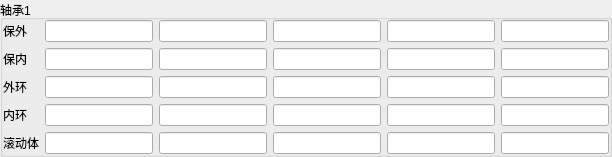
    <widget class="QGroupBox" name="group_bearing1">
     <property name="title">
      <string>轴承1</string>
     </property>
     <layout class="QGridLayout" name="gridLayout_4">
      <property name="leftMargin">
       <number>0</number>
      </property>
      <property name="topMargin">
       <number>0</number>
      </property>
      <property name="rightMargin">
       <number>0</number>
      </property>
      <property name="bottomMargin">
       <number>0</number>
      </property>
      <item row="0" column="0">
       <widget class="QLabel" name="lab_baowai">
        <property name="sizePolicy">
         <sizepolicy hsizetype="Fixed" vsizetype="Fixed">
          <horstretch>0</horstretch>
          <verstretch>0</verstretch>
         </sizepolicy>
        </property>
        <property name="text">
         <string>保外</string>
        </property>
       </widget>
      </item>
      <item row="0" column="1">
       <widget class="QLineEdit" name="txt_baowai1jie">
        <property name="sizePolicy">
         <sizepolicy hsizetype="Preferred" vsizetype="Fixed">
          <horstretch>0</horstretch>
          <verstretch>0</verstretch>
         </sizepolicy>
        </property>
       </widget>
      </item>
      <item row="0" column="2">
       <widget class="QLineEdit" name="txt_baowai2jie">
        <property name="sizePolicy">
         <sizepolicy hsizetype="Preferred" vsizetype="Fixed">
          <horstretch>0</horstretch>
          <verstretch>0</verstretch>
         </sizepolicy>
        </property>
       </widget>
      </item>
      <item row="0" column="3">
       <widget class="QLineEdit" name="txt_baowai3jie">
        <property name="sizePolicy">
         <sizepolicy hsizetype="Preferred" vsizetype="Fixed">
          <horstretch>0</horstretch>
          <verstretch>0</verstretch>
         </sizepolicy>
        </property>
       </widget>
      </item>
      <item row="0" column="4">
       <widget class="QLineEdit" name="txt_baowai4jie">
        <property name="sizePolicy">
         <sizepolicy hsizetype="Preferred" vsizetype="Fixed">
          <horstretch>0</horstretch>
          <verstretch>0</verstretch>
         </sizepolicy>
        </property>
       </widget>
      </item>
      <item row="0" column="5">
       <widget class="QLineEdit" name="txt_baowai5jie">
        <property name="sizePolicy">
         <sizepolicy hsizetype="Preferred" vsizetype="Fixed">
          <horstretch>0</horstretch>
          <verstretch>0</verstretch>
         </sizepolicy>
        </property>
       </widget>
      </item>
      <item row="1" column="0">
       <widget class="QLabel" name="lab_baonei">
        <property name="sizePolicy">
         <sizepolicy hsizetype="Preferred" vsizetype="Fixed">
          <horstretch>0</horstretch>
          <verstretch>0</verstretch>
         </sizepolicy>
        </property>
        <property name="text">
         <string>保内</string>
        </property>
       </widget>
      </item>
      <item row="1" column="1">
       <widget class="QLineEdit" name="txt_baonei1jie">
        <property name="sizePolicy">
         <sizepolicy hsizetype="Preferred" vsizetype="Fixed">
          <horstretch>0</horstretch>
          <verstretch>0</verstretch>
         </sizepolicy>
        </property>
       </widget>
      </item>
      <item row="1" column="2">
       <widget class="QLineEdit" name="txt_baonei2jie">
        <property name="sizePolicy">
         <sizepolicy hsizetype="Preferred" vsizetype="Fixed">
          <horstretch>0</horstretch>
          <verstretch>0</verstretch>
         </sizepolicy>
        </property>
       </widget>
      </item>
      <item row="1" column="3">
       <widget class="QLineEdit" name="txt_baonei3jie">
        <property name="sizePolicy">
         <sizepolicy hsizetype="Preferred" vsizetype="Fixed">
          <horstretch>0</horstretch>
          <verstretch>0</verstretch>
         </sizepolicy>
        </property>
       </widget>
      </item>
      <item row="1" column="4">
       <widget class="QLineEdit" name="txt_baonei4jie">
        <property name="sizePolicy">
         <sizepolicy hsizetype="Preferred" vsizetype="Fixed">
          <horstretch>0</horstretch>
          <verstretch>0</verstretch>
         </sizepolicy>
        </property>
       </widget>
      </item>
      <item row="1" column="5">
       <widget class="QLineEdit" name="txt_baonei5jie">
        <property name="sizePolicy">
         <sizepolicy hsizetype="Preferred" vsizetype="Fixed">
          <horstretch>0</horstretch>
          <verstretch>0</verstretch>
         </sizepolicy>
        </property>
       </widget>
      </item>
      <item row="2" column="0">
       <widget class="QLabel" name="lab_waihuan">
        <property name="sizePolicy">
         <sizepolicy hsizetype="Preferred" vsizetype="Fixed">
          <horstretch>0</horstretch>
          <verstretch>0</verstretch>
         </sizepolicy>
        </property>
        <property name="text">
         <string>外环</string>
        </property>
       </widget>
      </item>
      <item row="2" column="1">
       <widget class="QLineEdit" name="txt_waihuan1jie">
        <property name="sizePolicy">
         <sizepolicy hsizetype="Preferred" vsizetype="Fixed">
          <horstretch>0</horstretch>
          <verstretch>0</verstretch>
         </sizepolicy>
        </property>
       </widget>
      </item>
      <item row="2" column="2">
       <widget class="QLineEdit" name="txt_waihuan2jie">
        <property name="sizePolicy">
         <sizepolicy hsizetype="Preferred" vsizetype="Fixed">
          <horstretch>0</horstretch>
          <verstretch>0</verstretch>
         </sizepolicy>
        </property>
       </widget>
      </item>
      <item row="2" column="3">
       <widget class="QLineEdit" name="txt_waihuan3jie">
        <property name="sizePolicy">
         <sizepolicy hsizetype="Preferred" vsizetype="Fixed">
          <horstretch>0</horstretch>
          <verstretch>0</verstretch>
         </sizepolicy>
        </property>
       </widget>
      </item>
      <item row="2" column="4">
       <widget class="QLineEdit" name="txt_waihuan4jie">
        <property name="sizePolicy">
         <sizepolicy hsizetype="Preferred" vsizetype="Fixed">
          <horstretch>0</horstretch>
          <verstretch>0</verstretch>
         </sizepolicy>
        </property>
       </widget>
      </item>
      <item row="2" column="5">
       <widget class="QLineEdit" name="txt_waihuan5jie">
        <property name="sizePolicy">
         <sizepolicy hsizetype="Preferred" vsizetype="Fixed">
          <horstretch>0</horstretch>
          <verstretch>0</verstretch>
         </sizepolicy>
        </property>
       </widget>
      </item>
      <item row="3" column="0">
       <widget class="QLabel" name="lab_neihuan">
        <property name="sizePolicy">
         <sizepolicy hsizetype="Preferred" vsizetype="Fixed">
          <horstretch>0</horstretch>
          <verstretch>0</verstretch>
         </sizepolicy>
        </property>
        <property name="text">
         <string>内环</string>
        </property>
       </widget>
      </item>
      <item row="3" column="1">
       <widget class="QLineEdit" name="txt_neihuan1jie">
        <property name="sizePolicy">
         <sizepolicy hsizetype="Preferred" vsizetype="Fixed">
          <horstretch>0</horstretch>
          <verstretch>0</verstretch>
         </sizepolicy>
        </property>
       </widget>
      </item>
      <item row="3" column="2">
       <widget class="QLineEdit" name="txt_neihuan2jie">
        <property name="sizePolicy">
         <sizepolicy hsizetype="Preferred" vsizetype="Fixed">
          <horstretch>0</horstretch>
          <verstretch>0</verstretch>
         </sizepolicy>
        </property>
       </widget>
      </item>
      <item row="3" column="3">
       <widget class="QLineEdit" name="txt_neihuan3jie">
        <property name="sizePolicy">
         <sizepolicy hsizetype="Preferred" vsizetype="Fixed">
          <horstretch>0</horstretch>
          <verstretch>0</verstretch>
         </sizepolicy>
        </property>
       </widget>
      </item>
      <item row="3" column="4">
       <widget class="QLineEdit" name="txt_neihuan4jie">
        <property name="sizePolicy">
         <sizepolicy hsizetype="Preferred" vsizetype="Fixed">
          <horstretch>0</horstretch>
          <verstretch>0</verstretch>
         </sizepolicy>
        </property>
       </widget>
      </item>
      <item row="3" column="5">
       <widget class="QLineEdit" name="txt_neihuan5jie">
        <property name="sizePolicy">
         <sizepolicy hsizetype="Preferred" vsizetype="Fixed">
          <horstretch>0</horstretch>
          <verstretch>0</verstretch>
         </sizepolicy>
        </property>
       </widget>
      </item>
      <item row="4" column="0">
       <widget class="QLabel" name="lab_gunzi">
        <property name="sizePolicy">
         <sizepolicy hsizetype="Preferred" vsizetype="Fixed">
          <horstretch>0</horstretch>
          <verstretch>0</verstretch>
         </sizepolicy>
        </property>
        <property name="text">
         <string>滚动体</string>
        </property>
       </widget>
      </item>
      <item row="4" column="1">
       <widget class="QLineEdit" name="txt_gundan1jie">
        <property name="sizePolicy">
         <sizepolicy hsizetype="Preferred" vsizetype="Fixed">
          <horstretch>0</horstretch>
          <verstretch>0</verstretch>
         </sizepolicy>
        </property>
       </widget>
      </item>
      <item row="4" column="2">
       <widget class="QLineEdit" name="txt_gundan2jie">
        <property name="sizePolicy">
         <sizepolicy hsizetype="Preferred" vsizetype="Fixed">
          <horstretch>0</horstretch>
          <verstretch>0</verstretch>
         </sizepolicy>
        </property>
       </widget>
      </item>
      <item row="4" column="3">
       <widget class="QLineEdit" name="txt_gundan3jie">
        <property name="sizePolicy">
         <sizepolicy hsizetype="Preferred" vsizetype="Fixed">
          <horstretch>0</horstretch>
          <verstretch>0</verstretch>
         </sizepolicy>
        </property>
       </widget>
      </item>
      <item row="4" column="4">
       <widget class="QLineEdit" name="txt_gundan4jie">
        <property name="sizePolicy">
         <sizepolicy hsizetype="Preferred" vsizetype="Fixed">
          <horstretch>0</horstretch>
          <verstretch>0</verstretch>
         </sizepolicy>
        </property>
       </widget>
      </item>
      <item row="4" column="5">
       <widget class="QLineEdit" name="txt_gundan5jie">
        <property name="sizePolicy">
         <sizepolicy hsizetype="Preferred" vsizetype="Fixed">
          <horstretch>0</horstretch>
          <verstretch>0</verstretch>
         </sizepolicy>
        </property>
       </widget>
      </item>
     </layout>
    </widget>
